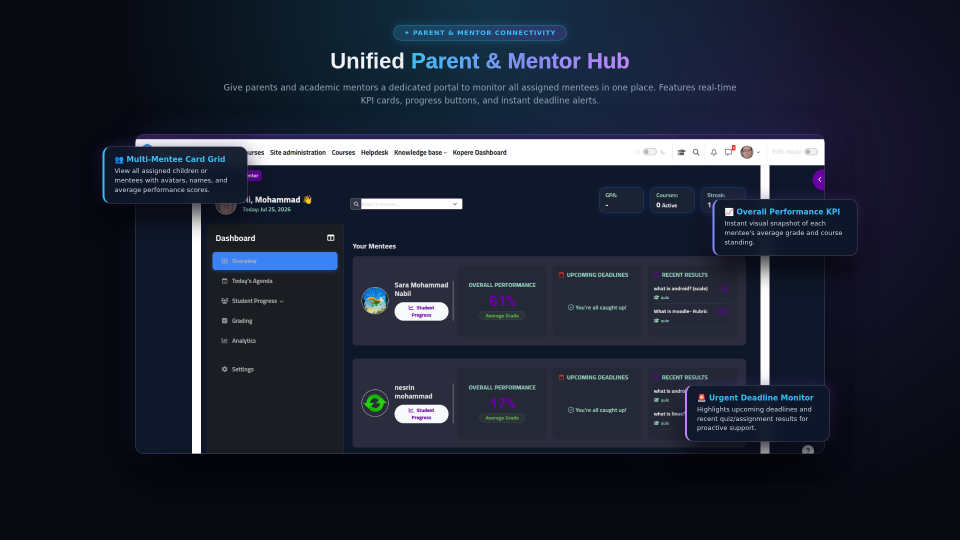
#> input picture improved/smartdashboard/mentor 1.png, 1920 x 1080 px, found by its file name (shown at 1/2 size)
$ python generate_mentor_showcase.py
#> lines starting #> are read from the running program, lines starting #| are printed output that depends on the picture
import os
import subprocess
from PIL import Image

OUTPUT_DIR = "/home/mohammad/Dev/image-for-plugins/improved"
SCREENSHOT_PATH = "/home/mohammad/Dev/image-for-plugins/screenshoots/smartdashboard/mentor 1.png"
CROPPED_SCREENSHOT_PATH = "/home/mohammad/Dev/image-for-plugins/improved/mentor_1_cropped.png"

def prepare_screenshot():
    print("Loading mentor 1.png...")
    img = Image.open(SCREENSHOT_PATH)
#> img is the input picture: PIL image 1920x1080 RGB; mean R, G, B 30, 35.7, 50.7
    # Crop out top white navbar (0-70) and left/right white page margins (x=0..185 and x=1730..end)
    # This leaves 100% pure, edge-to-edge dark Smartlearn Mentor Dashboard!
    cropped = img.crop((185, 70, 1730, img.height))
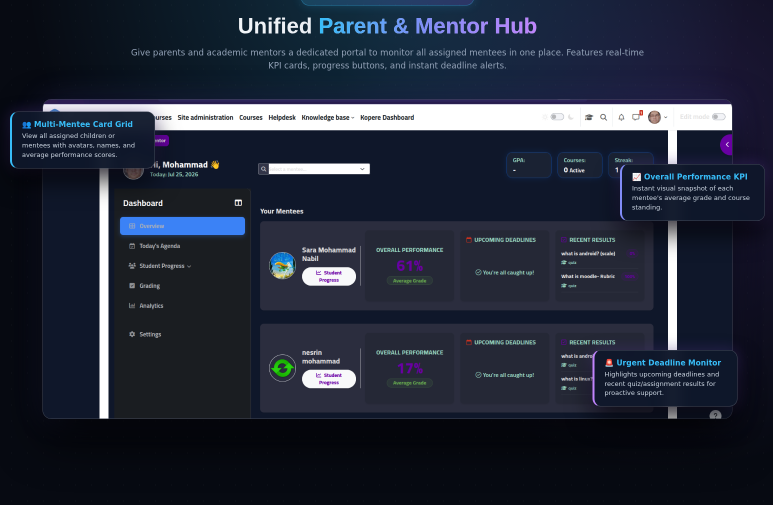
#> cropped: PIL image 1545x1010 RGB (shown at 1/2 size); mean R, G, B 35.7, 41.8, 57.2
    cropped.save(CROPPED_SCREENSHOT_PATH, "PNG", quality=98)
    print(f"Saved cropped screenshot to {CROPPED_SCREENSHOT_PATH} ({cropped.width}x{cropped.height})")
#| Saved cropped screenshot to /home/mohammad/Dev/image-for-plugins/improved/mentor_1_cropped.png (1545x1010)

def run_headless_chrome(html_path, output_png):
    cmd = [
        "google-chrome",
        "--headless",
        "--disable-gpu",
        f"--screenshot={output_png}",
        "--window-size=1920,1080",
        "--allow-file-access-from-files",
        html_path
    ]
    print(f"Generating {output_png}...")
    subprocess.run(cmd, check=True)
#> (this line was passed over: subprocess is not available in this run)
    if os.path.exists(output_png):
        size = os.path.getsize(output_png)
        print(f" -> Success! {os.path.basename(output_png)} ({size // 1024} KB)")

html_template = f"""<!DOCTYPE html>
<html>
<head>
<meta charset="utf-8">
<style>
  @import url('https://fonts.googleapis.com/css2?family=Inter:wght@400;500;600;700&family=Outfit:wght@600;700;800&display=swap');
  * {{ box-sizing: border-box; margin: 0; padding: 0; }}
  body {{
    width: 1920px;
    height: 1080px;
    background: #070a12;
    background-image: radial-gradient(circle at 50% 0%, rgba(56, 189, 248, 0.22), transparent 50%),
                      radial-gradient(circle at 80% 30%, rgba(139, 92, 246, 0.18), transparent 40%),
                      radial-gradient(rgba(255, 255, 255, 0.04) 1px, transparent 1px);
    background-size: 100% 100%, 100% 100%, 32px 32px;
    font-family: 'Inter', system-ui, -apple-system, sans-serif;
    color: white;
    display: flex;
    flex-direction: column;
    align-items: center;
    padding-top: 50px;
    position: relative;
    overflow: hidden;
  }}
  .hero-top {{
    text-align: center;
    max-width: 980px;
    margin-bottom: 36px;
  }}
  .tagline {{
    display: inline-block;
    background: linear-gradient(135deg, rgba(56,189,248,0.2), rgba(139,92,246,0.2));
    border: 1px solid rgba(56,189,248,0.45);
    color: #38bdf8;
    padding: 7px 20px;
    border-radius: 99px;
    font-size: 13px;
    font-weight: 700;
    margin-bottom: 16px;
    letter-spacing: 1.2px;
    text-transform: uppercase;
    box-shadow: 0 0 20px rgba(56,189,248,0.2);
  }}
  .hero-title {{
    font-family: 'Outfit', sans-serif;
    font-size: 46px;
    font-weight: 800;
    line-height: 1.15;
    margin-bottom: 14px;
    background: linear-gradient(to right, #ffffff, #e2e8f0, #94a3b8);
    -webkit-background-clip: text;
    -webkit-text-fill-color: transparent;
  }}
  .hero-title span {{
    background: linear-gradient(to right, #38bdf8, #818cf8, #c084fc);
    -webkit-background-clip: text;
    -webkit-text-fill-color: transparent;
  }}
  .hero-sub {{
    font-size: 18px;
    color: #94a3b8;
    line-height: 1.55;
    font-weight: 400;
  }}
  .showcase-wrapper {{
    position: relative;
    width: 1540px;
    height: 680px;
    display: flex;
    justify-content: center;
  }}
  /* The real screenshot with sleek rounded bezel */
  .main-screenshot {{
    width: 1400px;
    height: 650px;
    border-radius: 20px;
    border: 1px solid rgba(255,255,255,0.22);
    box-shadow: 0 40px 90px rgba(0,0,0,0.85), 0 0 60px rgba(99,102,241,0.18);
    object-fit: cover;
    object-position: top center;
  }}
  /* Annotated Feature Callout Cards */
  .callout {{
    position: absolute;
    background: rgba(15, 23, 42, 0.94);
    backdrop-filter: blur(14px);
    border: 1px solid rgba(255, 255, 255, 0.22);
    border-radius: 16px;
    padding: 16px 20px;
    width: 285px;
    box-shadow: 0 25px 50px rgba(0,0,0,0.75), 0 0 30px rgba(139,92,246,0.25);
    z-index: 10;
  }}
  .callout-title {{
    font-size: 15px;
    font-weight: 700;
    color: #38bdf8;
    margin-bottom: 5px;
    display: flex;
    align-items: center;
    gap: 8px;
  }}
  .callout-desc {{
    font-size: 13px;
    color: #cbd5e1;
    line-height: 1.45;
  }}
  .callout-1 {{ top: 25px; left: -15px; border-left: 4px solid #38bdf8; }}
  .callout-2 {{ top: 150px; right: -15px; border-left: 4px solid #818cf8; }}
  .callout-3 {{ bottom: 40px; right: 20px; border-left: 4px solid #c084fc; }}
</style>
</head>
<body>
  <div class="hero-top">
    <div class="tagline">✦ SMART DASHBOARD FOR MOODLE • v1.6.0</div>
    <div class="hero-title">Parent & Mentor <span>360° Portal</span></div>
    <div class="hero-sub">
      A centralized command center for parents, mentors, and advisors. Switch effortlessly between assigned mentees, track overall academic performance, monitor upcoming deadlines, and inspect real-time quiz & rubric results from a single unified view.
    </div>
  </div>
  <div class="showcase-wrapper">
    <img class="main-screenshot" src="file://{CROPPED_SCREENSHOT_PATH}">

    <div class="callout callout-1">
      <div class="callout-title">👥 Mentee Switcher & Filters</div>
      <div class="callout-desc">Instantly toggle between assigned students (Sara, Nesrin) and filter mentees by enrolled program.</div>
    </div>

    <div class="callout callout-2">
      <div class="callout-title">📈 Overall Performance KPIs</div>
      <div class="callout-desc">Live average grade percentages (61%, 17%) with direct drill-down into detailed student progress reports.</div>
    </div>

    <div class="callout callout-3">
      <div class="callout-title">🎯 Real-Time Results & Alerts</div>
      <div class="callout-desc">Instant visibility into recent quiz scores, rubric evaluations, and upcoming task deadlines.</div>
    </div>
  </div>
</body>
</html>
"""

def generate():
    prepare_screenshot()
    html_file = os.path.join(OUTPUT_DIR, "mentor_portal_showcase.html")
    png_file = os.path.join(OUTPUT_DIR, "mentor_portal_showcase.png")
    with open(html_file, "w", encoding="utf-8") as f:
        f.write(html_template)
    run_headless_chrome(html_file, png_file)
    print("Done generating Option 3 style showcase for mentor 1.png!")

if __name__ == "__main__":
    generate()
